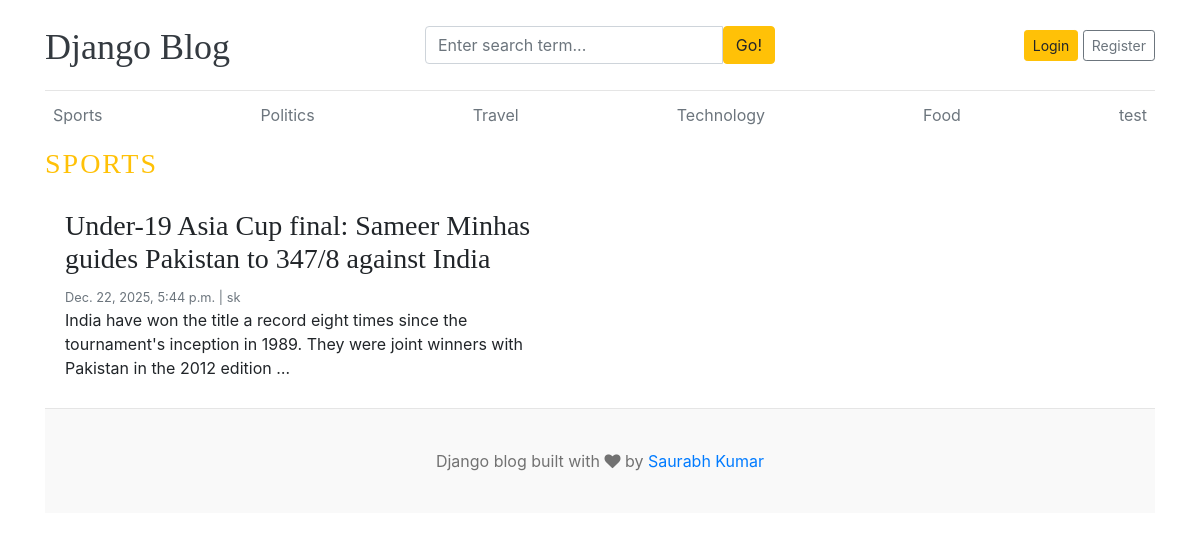
Page /category/1/ on the committed database.
### blogs/models.py (models this page shows, shortened)
class Category(models.Model):
    category_name =models.CharField(max_length=50 , unique=True)
    created_at = models.DateTimeField(auto_now_add=True)
    updated_at = models.DateTimeField(auto_now=True)
    class Meta:
        verbose_name_plural ='categories'
    def __str__(self):
        return self.category_name

class Blog(models.Model):
    title = models.CharField(max_length=100)
    slug  = models.SlugField(max_length=150, unique=True, blank=True)
    category = models.ForeignKey(Category,on_delete=models.CASCADE)
    author = models.ForeignKey(User, on_delete=models.CASCADE)
    featured_image = models.ImageField(upload_to='uploads/%Y/%m/%d')
    short_description = models.TextField(max_length=500)
    status = models.CharField(max_length=20, choices=STATUS_CHOICES,default="Draft")
    blog_body = models.TextField(max_length=2000)
    is_featured = models.BooleanField(default=False)
    created_at = models.DateTimeField(auto_now_add=True)
    updated = models.DateTimeField(auto_now=True)

### blogs/views.py (the view)
# urls.py: path('<int:category_id>/',views.post_by_category, name='post_by_category')
def post_by_category(request,category_id):
    posts= Blog.objects.filter(status='Published',category_id=category_id).order_by('-updated')
    try:
        category = Category.objects.get(pk= category_id)
    except:
        return redirect('home')
    context = {
        'posts':posts,
        'category':category,
    }
    return render(request, 'post_by_category.html',context)

### blogs/context_processors.py (called while the page is built)
def get_categories(request):
    categories = Category.objects.all()
    return dict(categories=categories)

def get_about(request):
    about = About.objects.latest('updated')
    return dict(about=about)

def get_social(request):
    social= Social.objects.all()
    return dict(social=social)

### templates/post_by_category.html
{% extends "base.html" %}
{% block content %}
 <h3 class="text-uppercase text-warning" style="letter-spacing: 2px;">{{category}} </h3>
  <div class="row mb-2">
    {% if posts %}
    {% for post in posts  %}
    <div class="col-md-6">
      <div class="card border-0" >
        <div class="card-body">
          <h3>{{post.title}} </h3>
          <small class="mb-1 text-muted">{{post.updated}} | {{post.author}} </small>
          <p class="card-text">{{post.short_description | truncatewords:25}} </p>
        </div>
      </div>
    </div>
{% endfor %}
{% else %}
<p> not found </p>
{% endif %}
  </div>
  {% endblock content %}

### templates/base.html (shortened to what this page needs)
{% load static %}
<!DOCTYPE html>
<html lang="en">
<head>
    <link href="https://getbootstrap.com/docs/4.0/dist/css/bootstrap.min.css" rel="stylesheet">
    <link href="{% static 'css/blog.css' %}" rel="stylesheet">
    <link rel="stylesheet" href="https://cdnjs.cloudflare.com/ajax/libs/font-awesome/4.7.0/css/font-awesome.min.css">
  </head>
<body>
    <div class="container">
      <header class="blog-header py-3">
        <div class="row flex-nowrap justify-content-between align-items-center">
          <div class="col-4 pt-1">
            <a class="blog-header-logo text-dark" href="/">Django Blog</a>
          </div>
          <div class= "col-4">
            <form action="{% url 'search' %}" method="GET"  >
                <div class="input-group">
                     <input class="form-control" type="text" name="keyword" value="{{ request.GET.keyword }}" placeholder="Enter search term..." aria-label="Enter search term..." aria-describedby="button-search" />
                     <button type ="submit" class="btn btn-warning" id="button-search">Go!</button>
                </div>
            </form>
          </div>
          <div class="col-4 d-flex justify-content-end align-items-center">
            {% if not user.is_authenticated %}
            <a class="btn btn-sm btn-warning" href="{% url "login" %} ">Login</a> &nbsp;
            <a class="btn btn-sm btn-outline-secondary" href="{% url 'register' %}">Register</a>
            {% else %}
            <span><a href="{% url "dashboard" %}">Dashboard</a> </span>
            &emsp;
            <span> <a href="{% url "logout" %} ">Logout</a></span>
            {% endif %}
          </div>
        </div>
      </header>
      <div class="nav-scroller py-1 mb-2">
        <nav class="nav d-flex justify-content-between">
          {% for cat in categories %}
          <a class="p-2 text-muted" href="{% url "post_by_category" cat.id %} ">{{cat}}  </a>
          {% endfor %}
        </nav>
      </div>
{% block  content %}
{% endblock %}
<footer class="blog-footer">
  <p>Django blog built with <i class="fa fa-heart" aria-hidden="true"></i> by <a href="#">Saurabh Kumar</a></p>
</footer>
</body>
</html>

### blog_main/static/css/blog.css (style rules this page uses)
.blog-header { border-bottom: 1px solid #e5e5e5; }
.blog-header-logo { font-family: "Playfair Display", Georgia, "Times New Roman", serif; font-size: 2.25rem; }
h1, h2, h3, h4, h5, h6 { font-family: "Playfair Display", Georgia, "Times New Roman", serif; }
.blog-footer { padding: 2.5rem 0; color: #727272; text-align: center; background-color: #f9f9f9; border-top: .05rem solid #e5e5e5; }
.blog-footer p:last-child { margin-bottom: 0; }

### rows in the picture
Category: category_name "Sports", category_name "SPORTS"
Category: category_name "Politics"
Category: category_name "Travel"
Category: category_name "Technology"
Category: category_name "Food"
Category: category_name "test"
Blog: title "Under-19 Asia Cup final: Sameer Minhas guides Pakistan to 347/8 against India", updated "Dec. 22, 2025, 5:44 p.m.", author "sk", short_description "India have won the title a record eight times since the tournament's inception in 1989. They were joint winners with Pakistan in the 2012 edition …"
